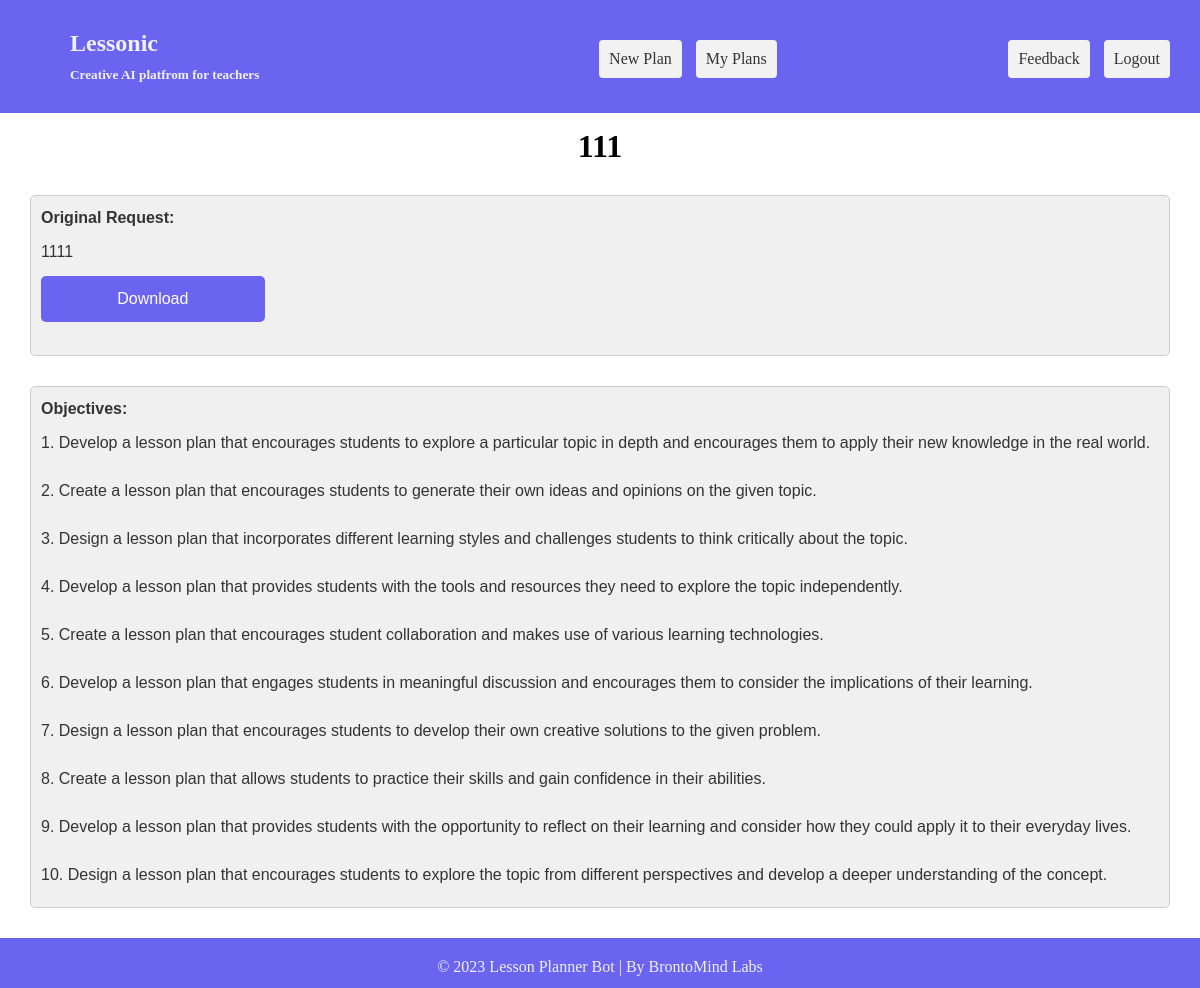
Screenshot of /lessons/view?r=SLTHBVZW6AU5XU (signed in) with the database file from the repository.
### app/edu/database/models/ModelLessonDesign.py (models this page shows, shortened)
class ModelLessonDesign(db.Model):
    __tablename__ = 'lesson_design'
    id = Column(String, primary_key=True, unique=True)
    lesson_design_name = Column(String)
    desc = Column(String)
    user_id = Column(String)
    created_on = Column(String)
    updated_on = Column(String)

### app/edu/database/models/ModelLessonDesignSection.py (models this page shows, shortened)
class ModelLessonDesignSection(db.Model):
    __tablename__ = 'lesson_design_section'
    id = Column(String, primary_key=True, unique=True)
    lesson_design_section = Column(String)
    content = Column(String)
    lesson_design_id = Column(String)
    created_on = Column(String)
    updated_on = Column(String)

### app/modules/lessons/routes.py (the view)
@blueprint.route('/lessons/view', methods=['POST', 'GET'])
@login_required
def viewreport():
    lessons_controller = LessonsController()
    report_id = request.args.get('r')
    return lessons_controller.get_report(report_id)

### app/__init__.py (called while the page is built)
def configure_database(app):
    @app.before_first_request
    def initialize_database():
        db.create_all()
    @app.teardown_request
    def shutdown_session(exception=None):
        db.session.remove()

### app/base/models.py (called while the page is built)
@login_manager.user_loader
def user_loader(id):
    return User.query.filter_by(id=id).first()

### app/edu/controllers/LessonsController.py (called while the page is built)
    def get_report(self, report_id):
        crudlessondesign = CRUDLessonDesign()
        lessondesign = crudlessondesign.retrieve(report_id)
        crudlessondesignsection = CRUDLessonDesignSection()
        lessonsections = crudlessondesignsection.retrieve(lessondesign.id)
        lesson_sections = {}
        for lessonsection in lessonsections:
            lesson_sections[lessonsection.lesson_design_section] = lessonsection.content
        return render_template("lessons/lessonview.html", lesson_sections=lesson_sections, desc=lessondesign.desc, reportname=lessondesign.lesson_design_name)

### app/edu/database/crud/CRUDLessonDesign.py (called while the page is built)
    def retrieve(self, report_id):
        modellessondesign = ModelLessonDesign.query.with_entities(ModelLessonDesign.id, ModelLessonDesign.desc, ModelLessonDesign.lesson_design_name).filter_by(id=report_id).first()
        return modellessondesign

### app/edu/database/crud/CRUDLessonDesignSection.py (called while the page is built)
    def retrieve(self, lesson_design_id):
        modellessondesign = ModelLessonDesignSection.query.filter_by(lesson_design_id=lesson_design_id).all()
        return modellessondesign

### app/templates/lessons/lessonview.html (shortened to what this page needs)
{% extends 'layouts/base_logged.html' %}
{% block content %}
    <div style="padding-top: 15px;">
        <h1 style="text-align: center">{{ reportname }}</h1>
    </div>
    <div class="paragraph-box">
        <p style="font-weight: bold">Original Request:</p>
        <p>{{ desc }}</p>
    <button class="small_button align-right">Download</button>
    </div>
    {% for key, value in lesson_sections.items() %}
        <div class="paragraph-box">
            <p style="font-weight: bold">{{ key }}:</p>
            <p>{{ value | safe }}</p>
        </div>
    {% endfor %}
{% endblock content %}

### app/static/css/main.css (style rules this page uses)
* { margin: 0; padding: 0; box-sizing: border-box; }
p { font-family: Arial, sans-serif; font-size: 16px; color: #333333; margin-bottom: 10px; line-height: 1.5; }
.paragraph-box { background-color: #f0f0f0; margin: 30px; padding: 10px; border: 1px solid #cccccc; border-radius: 5px; }
.small_button { text-align: center; width: 20%; font-size: 16px; border-radius: 5px; padding: 14px 25px; border: none; font-weight: 500; background-color: #6a64f1; color: white; cursor: pointer; margin-top: 25px; }
.align-right { top: 50%; right: 0; transform: translateY(-50%); }

### rows the page displays
ModelLessonDesign: lesson_design_name "111", desc "1111"
ModelLessonDesignSection: lesson_design_section "Objectives", content "1. Develop a lesson plan that encourages students to explore a particular topic in depth and encourages them to apply their new knowledge in the real world. 2. Create a lesson plan that encourages students to generate their own ideas and opinions on the given topic. 3. Design a lesson plan that incorporates different learning styles and challenges students to think critically about the topic. 4. Develop a lesson plan that provides students with the tools and resources they need to explore the topic independently. 5. Create a lesson plan that encourages student collaboration and makes use of various learning technologies. 6. Develop a lesson plan that engages students in meaningful…"
